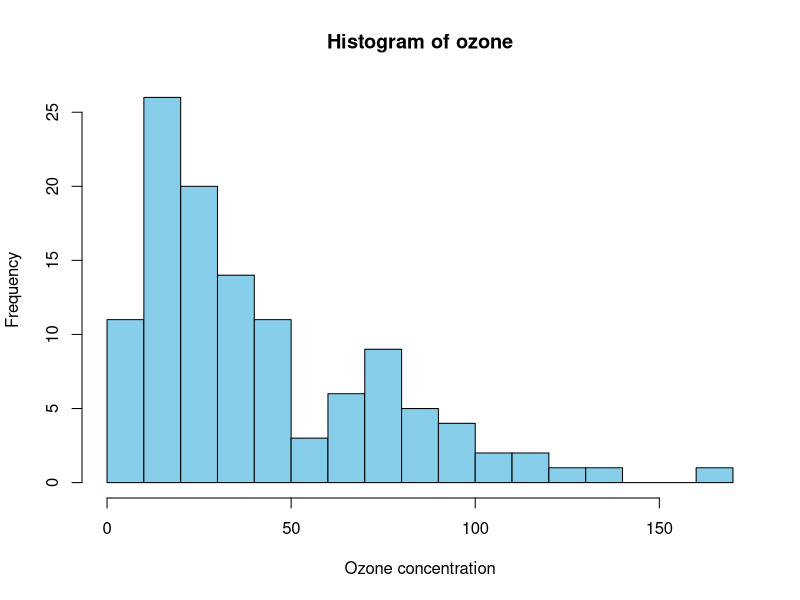
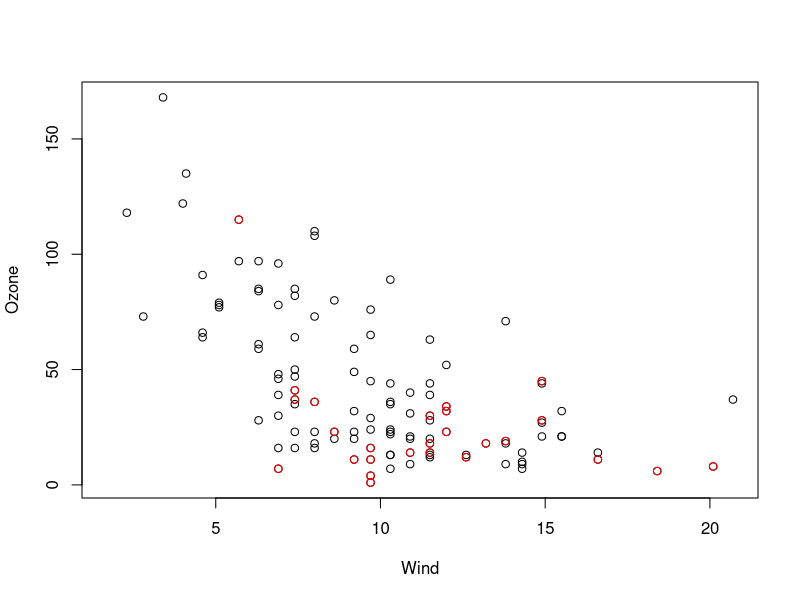
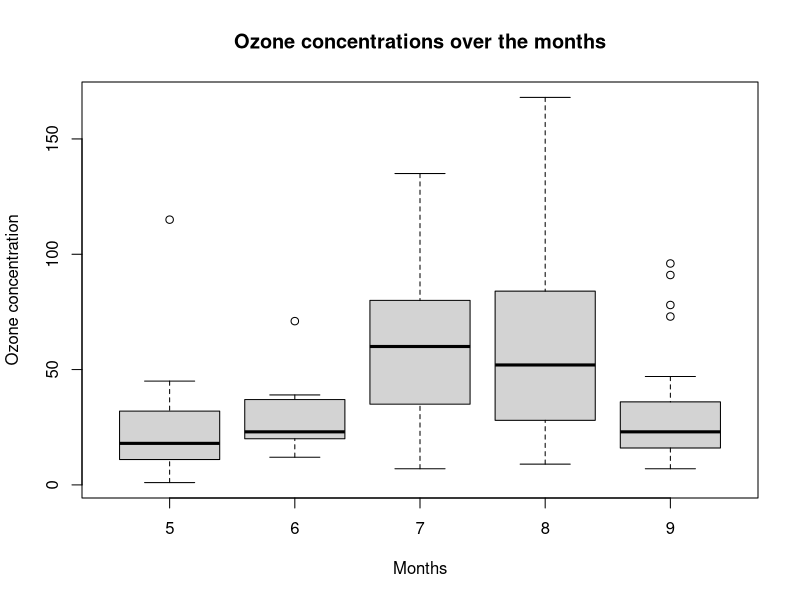
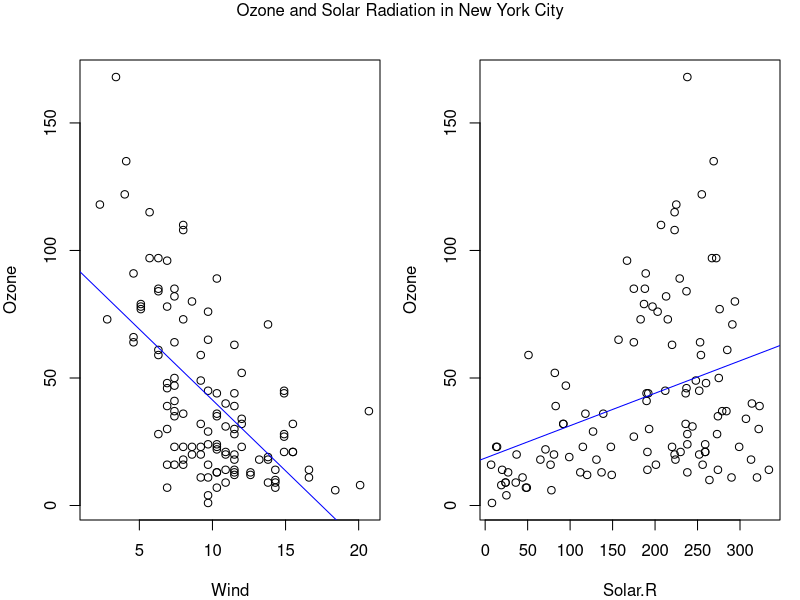
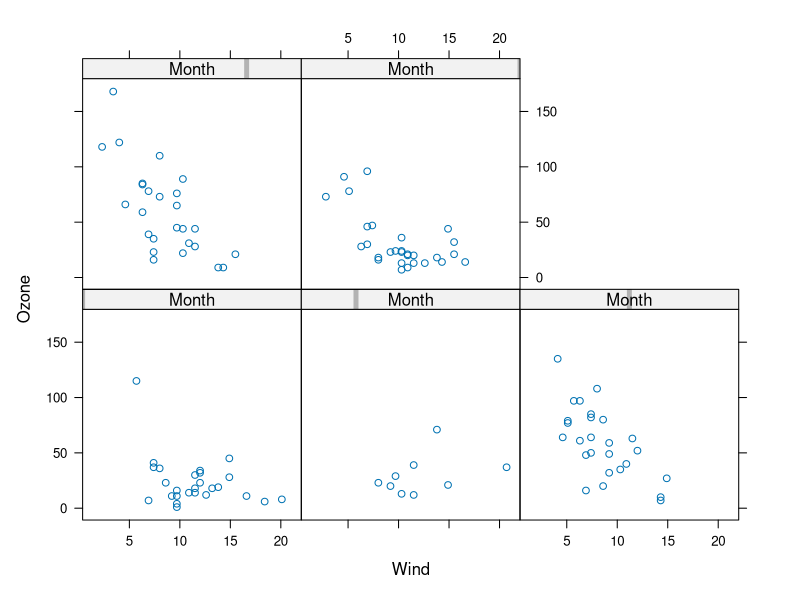
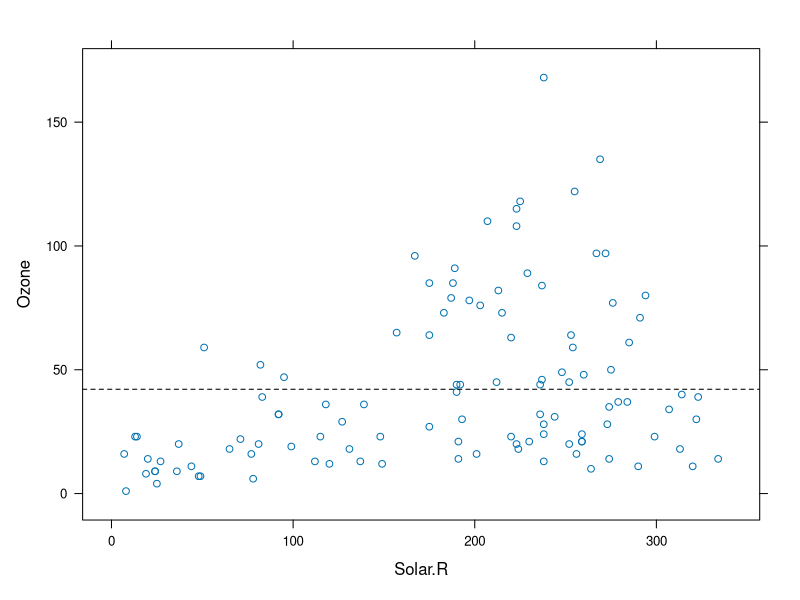
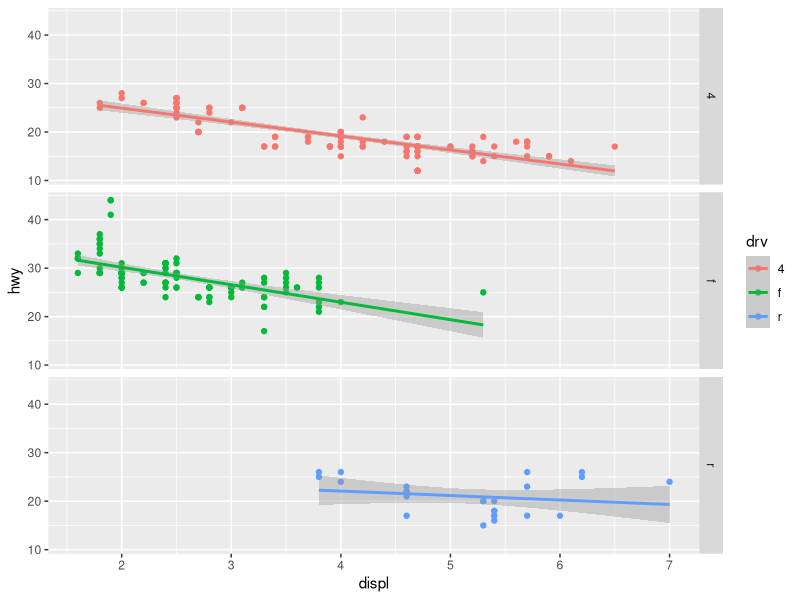
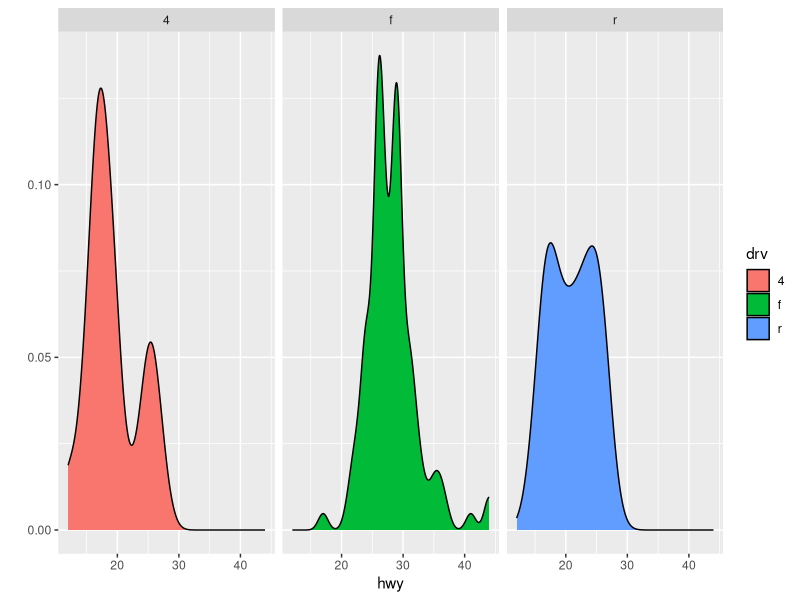

Write the R code that produced these figures, in order.
## ---- chunk 1
library(datasets)
hist(airquality$Ozone, col = "skyblue", breaks = 20, main = "Histogram of ozone", xlab = "Ozone concentration")

## ---- chunk 2
with(airquality, plot(Wind, Ozone))
with(subset(airquality, Month == 5), points(Wind, Ozone, col = "red"))

## ---- chunk 3
boxplot(Ozone ~ Month, data = airquality, main = "Ozone concentrations over the months", xlab = "Months", ylab = "Ozone concentration")
## ---- chunk 4
model.wind <- lm(Ozone ~ Wind, airquality)
model.solar <- lm(Ozone ~ Solar.R, airquality)
par(mfrow = c(1, 2), oma = c(0, 0, 1, 0), mar = c(4, 4, 2, 1))
with(airquality, {
  plot(Wind, Ozone)
  abline(model.wind, col = "blue")
  plot(Solar.R, Ozone)
  abline(model.solar, col = "blue")
  mtext("Ozone and Solar Radiation in New York City", outer = T)
})

## ---- chunk 5
library(lattice)

## ---- chunk 6
xyplot(Ozone ~ Wind | Month, airquality)
## ---- chunk 7
#custom panel function
xyplot(Ozone ~ Solar.R, airquality, panel = function(x, y, ...){
  panel.xyplot(x, y, ...) #first call the default panel function
  panel.abline(h = mean(y, na.rm = T), lty = 2)
})
## ---- chunk 8
library(ggplot2)

## ---- chunk 9
qplot(displ, hwy, data = mpg, color = drv, geom = c("point", "smooth"), facets = drv ~ ., method = "lm")
## ---- chunk 10
qplot(hwy, data = mpg, facets = . ~ drv, fill = drv, geom = "density")
## ---- chunk 11
g <- ggplot(mpg, aes(displ, hwy))
g + geom_point(aes(color = drv)) + facet_grid(. ~ drv) + geom_smooth(method = "lm", linetype = 3, size = 1) + labs(title = "Gasoline consumtion vs. engine displacement", x = "Engine displacement, in litres", y = " Highway miles per gallon") + theme_bw()
## ---- chunk 12
#
df <- data.frame(x = 1:100, y = rnorm(100))
df[50, 2] <- 100 #outlier!
g <- ggplot(df, aes(x, y))
g + geom_line() + coord_cartesian(ylim = c(-3, 3))
## ---- chunk 13
#Calculate the deciles of the data
cutpoints <- quantile(airquality$Ozone, seq(0, 1, length = 4), na.rm = T)

#Cut the data and create new factor variable
airquality$O3level <- cut(airquality$Ozone, cutpoints)

#Set the descriptive levels
levels(airquality$O3level) <- c("low", "middle", "high")

#Setup ggplot() with data frame
g <- ggplot(airquality, aes(Wind, Ozone))
g + geom_point(alpha = 1/2) + facet_grid(. ~ O3level) + geom_smooth(method = "lm")
